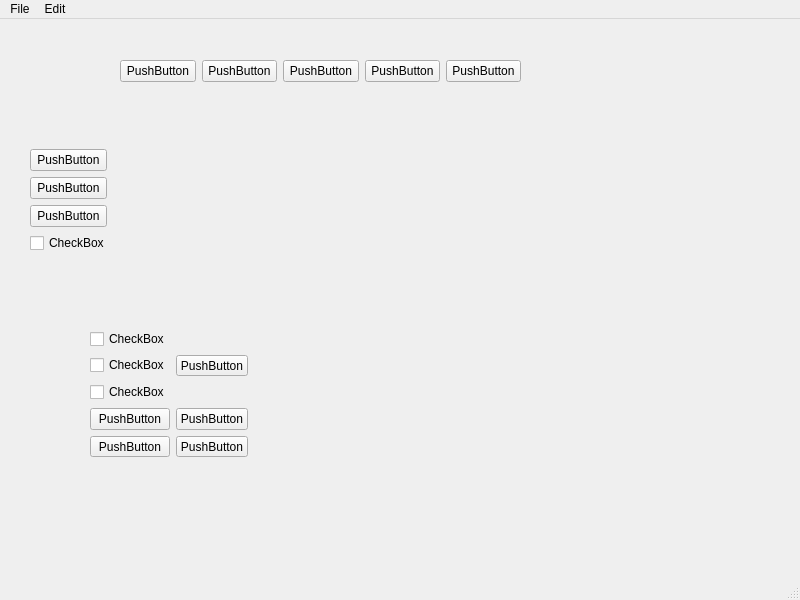
<?xml version="1.0" encoding="UTF-8"?>
<ui version="4.0">
 <class>MainWindow</class>
 <widget class="QMainWindow" name="MainWindow">
  <property name="geometry">
   <rect>
    <x>0</x>
    <y>0</y>
    <width>800</width>
    <height>600</height>
   </rect>
  </property>
  <property name="windowTitle">
   <string>MainWindow</string>
  </property>
  <widget class="QWidget" name="centralwidget">
   <widget class="QWidget" name="">
    <property name="geometry">
     <rect>
      <x>30</x>
      <y>130</y>
      <width>77</width>
      <height>106</height>
     </rect>
    </property>
    <layout class="QVBoxLayout" name="verticalLayout">
     <item>
      <widget class="QPushButton" name="pushButton_3">
       <property name="text">
        <string>PushButton</string>
       </property>
      </widget>
     </item>
     <item>
      <widget class="QPushButton" name="pushButton_4">
       <property name="text">
        <string>PushButton</string>
       </property>
      </widget>
     </item>
     <item>
      <widget class="QPushButton" name="pushButton_5">
       <property name="text">
        <string>PushButton</string>
       </property>
      </widget>
     </item>
     <item>
      <widget class="QCheckBox" name="checkBox">
       <property name="text">
        <string>CheckBox</string>
       </property>
      </widget>
     </item>
    </layout>
   </widget>
   <widget class="QWidget" name="">
    <property name="geometry">
     <rect>
      <x>120</x>
      <y>40</y>
      <width>401</width>
      <height>25</height>
     </rect>
    </property>
    <layout class="QHBoxLayout" name="horizontalLayout_2">
     <item>
      <widget class="QPushButton" name="pushButton_9">
       <property name="text">
        <string>PushButton</string>
       </property>
      </widget>
     </item>
     <item>
      <widget class="QPushButton" name="pushButton_6">
       <property name="text">
        <string>PushButton</string>
       </property>
      </widget>
     </item>
     <item>
      <widget class="QPushButton" name="pushButton_10">
       <property name="text">
        <string>PushButton</string>
       </property>
      </widget>
     </item>
     <item>
      <widget class="QPushButton" name="pushButton_7">
       <property name="text">
        <string>PushButton</string>
       </property>
      </widget>
     </item>
     <item>
      <widget class="QPushButton" name="pushButton_8">
       <property name="text">
        <string>PushButton</string>
       </property>
      </widget>
     </item>
    </layout>
   </widget>
   <widget class="QWidget" name="">
    <property name="geometry">
     <rect>
      <x>90</x>
      <y>310</y>
      <width>158</width>
      <height>129</height>
     </rect>
    </property>
    <layout class="QFormLayout" name="formLayout">
     <item row="0" column="0">
      <widget class="QCheckBox" name="checkBox_2">
       <property name="text">
        <string>CheckBox</string>
       </property>
      </widget>
     </item>
     <item row="1" column="0">
      <widget class="QCheckBox" name="checkBox_3">
       <property name="text">
        <string>CheckBox</string>
       </property>
      </widget>
     </item>
     <item row="2" column="0">
      <widget class="QCheckBox" name="checkBox_4">
       <property name="text">
        <string>CheckBox</string>
       </property>
      </widget>
     </item>
     <item row="3" column="0">
      <widget class="QPushButton" name="pushButton_13">
       <property name="text">
        <string>PushButton</string>
       </property>
      </widget>
     </item>
     <item row="3" column="1">
      <widget class="QPushButton" name="pushButton_12">
       <property name="text">
        <string>PushButton</string>
       </property>
      </widget>
     </item>
     <item row="4" column="1">
      <widget class="QPushButton" name="pushButton_11">
       <property name="text">
        <string>PushButton</string>
       </property>
      </widget>
     </item>
     <item row="4" column="0">
      <widget class="QPushButton" name="pushButton_14">
       <property name="text">
        <string>PushButton</string>
       </property>
      </widget>
     </item>
     <item row="1" column="1">
      <widget class="QPushButton" name="pushButton_15">
       <property name="text">
        <string>PushButton</string>
       </property>
      </widget>
     </item>
    </layout>
   </widget>
  </widget>
  <widget class="QMenuBar" name="menubar">
   <property name="geometry">
    <rect>
     <x>0</x>
     <y>0</y>
     <width>800</width>
     <height>21</height>
    </rect>
   </property>
   <widget class="QMenu" name="menuFile">
    <property name="title">
     <string>File</string>
    </property>
    <widget class="QMenu" name="menuCopy">
     <property name="title">
      <string>Copy</string>
     </property>
     <addaction name="actionCut"/>
     <addaction name="actionCopy_2"/>
    </widget>
    <addaction name="actionNew"/>
    <addaction name="menuCopy"/>
    <addaction name="actionExit"/>
   </widget>
   <widget class="QMenu" name="menuEdit">
    <property name="title">
     <string>Edit</string>
    </property>
   </widget>
   <addaction name="menuFile"/>
   <addaction name="menuEdit"/>
  </widget>
  <widget class="QStatusBar" name="statusbar"/>
  <action name="actionNew">
   <property name="text">
    <string>New</string>
   </property>
  </action>
  <action name="actionExit">
   <property name="text">
    <string>Exit</string>
   </property>
  </action>
  <action name="actionCut">
   <property name="text">
    <string>Cut</string>
   </property>
  </action>
  <action name="actionCopy_2">
   <property name="text">
    <string>Copy</string>
   </property>
  </action>
 </widget>
 <resources/>
 <connections/>
</ui>
